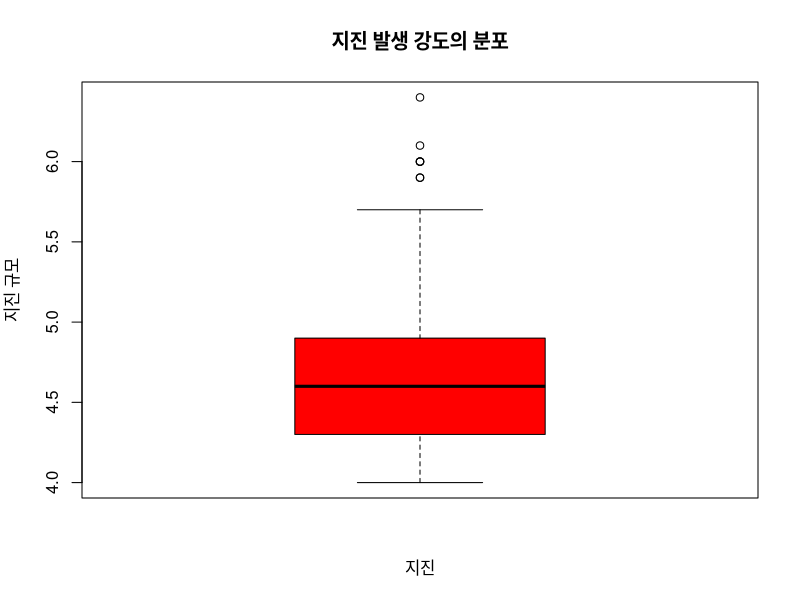

This figure's R source:
# 박스 플롯
mag <- quakes$mag
boxplot(mag,
        main = "지진 발생 강도의 분포",
        xlab = "지진", ylab = "지진 규모",
        col = "red")

# 박스 플롯 정보
min(mag)

max(mag)

median(mag)

Q <- quantile(mag)
Q

Q[4] - Q[2]  # 75% 값 - 25% 값

IQR(mag)  # 75% 값 - 25% 값

fence.upper <- Q[4] + 1.5 * IQR(mag)
fence.upper

fence.lower <- Q[2] - 1.5 * IQR(mag)
fence.lower

mag[mag > fence.upper]

max(mag[mag <= fence.upper])

mag[mag < fence.lower]
